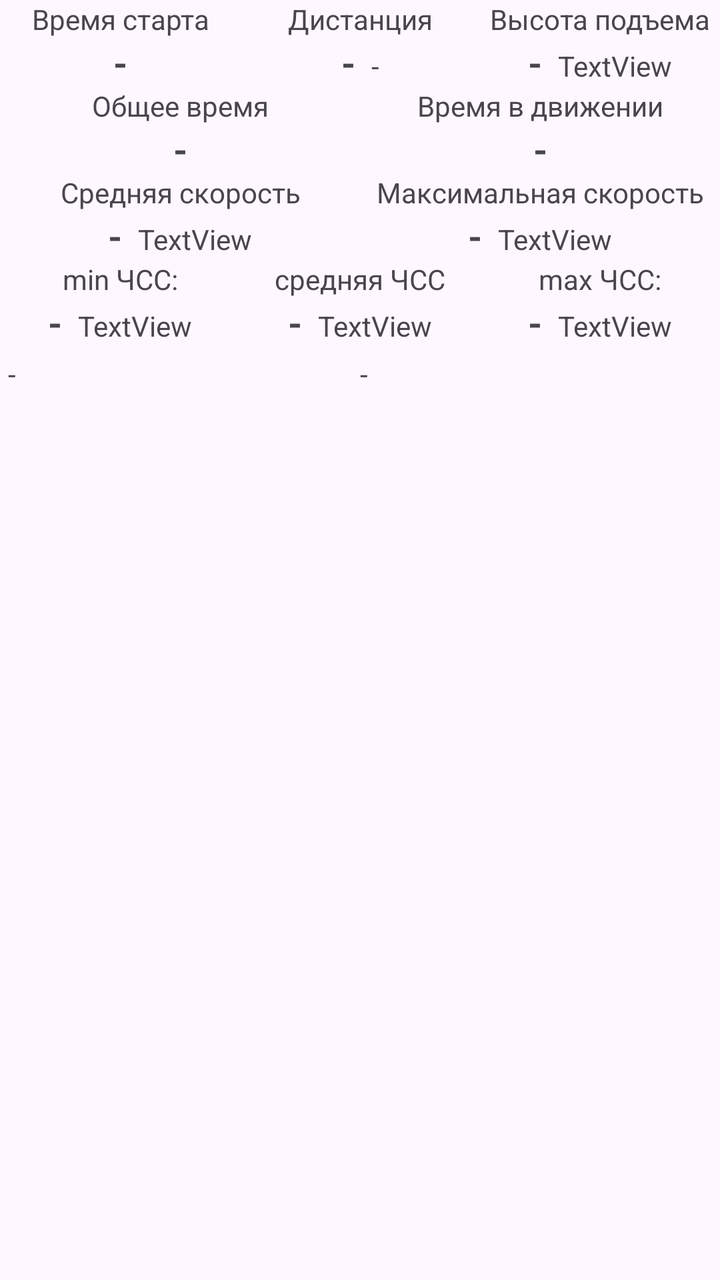
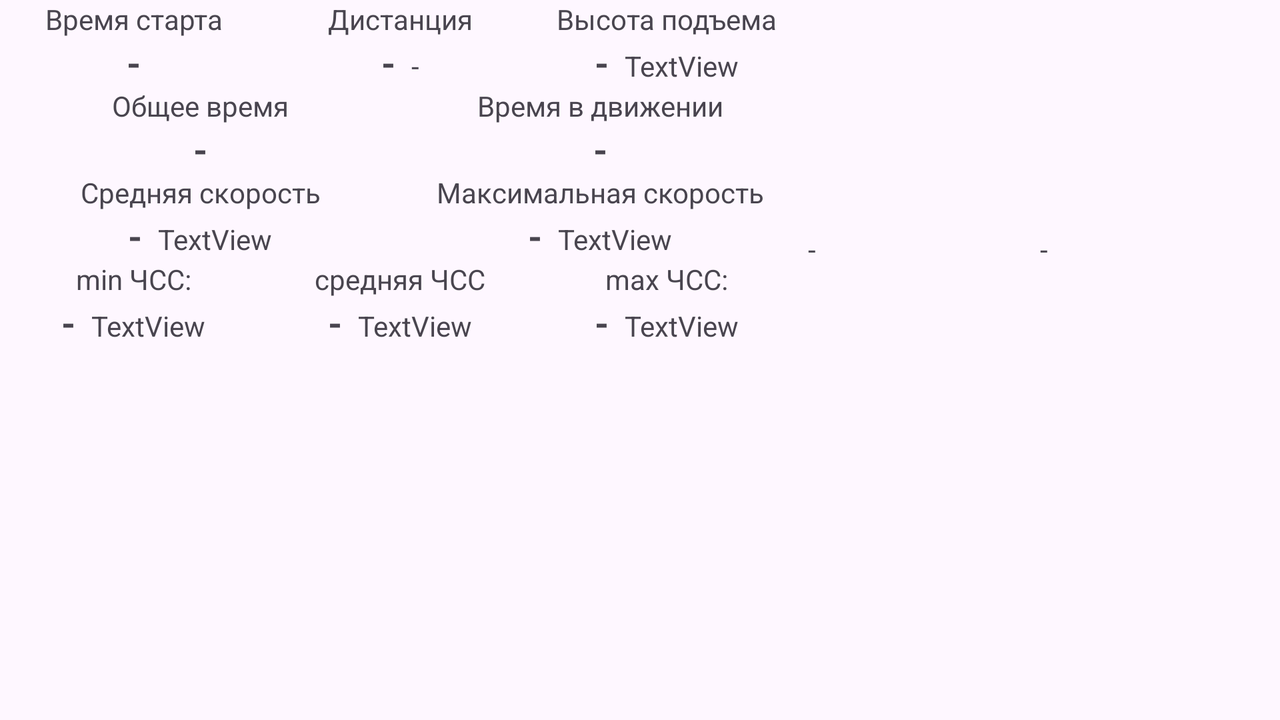

Compare how this app lays out the same screen by default and in its alternative resource folder. The renders come first, then the two layout files and the values they reference.
<!-- AndroidManifest.xml: application theme Theme.FitOpener -->
<!-- res/layout/fragment_total_info.xml -->
<?xml version="1.0" encoding="utf-8"?>
<androidx.constraintlayout.widget.ConstraintLayout xmlns:android="http://schemas.android.com/apk/res/android"
    xmlns:app="http://schemas.android.com/apk/res-auto"
    xmlns:tools="http://schemas.android.com/tools"
    android:layout_width="match_parent"
    android:layout_height="match_parent"
    tools:context=".presentation.ui.Workout.TotalInfo.TotalInfoFragment">

    <include
        android:id="@+id/fragment_session_info"
        layout="@layout/fragment_session_info"
        android:layout_width="0dp"
        android:layout_height="wrap_content"
        app:layout_constraintEnd_toEndOf="parent"
        app:layout_constraintStart_toStartOf="parent"
        app:layout_constraintBottom_toTopOf="@id/description_layout"
        app:layout_constraintTop_toTopOf="parent" />

    <LinearLayout
        android:id="@+id/description_layout"
        android:layout_width="0dp"
        android:layout_height="wrap_content"
        android:layout_margin="4dp"
        android:orientation="horizontal"
        app:layout_constraintEnd_toEndOf="parent"
        app:layout_constraintStart_toStartOf="parent"
        app:layout_constraintTop_toBottomOf="@id/fragment_session_info"
        app:layout_constraintBottom_toTopOf="@id/zoneList">

        <TextView
            android:id="@+id/zoneInfo"
            android:layout_width="0dp"
            android:layout_height="wrap_content"
            android:layout_weight="1"
            android:text="-" />

        <TextView
            android:id="@+id/zoneDescription"
            android:layout_width="0dp"
            android:layout_height="wrap_content"
            android:layout_weight="1"
            android:text="-" />
    </LinearLayout>

    <ListView
        android:id="@+id/zoneList"
        android:layout_width="0dp"
        android:layout_height="0dp"
        android:layout_margin="4dp"
        android:scrollbarThumbHorizontal="@null"
        android:scrollbarThumbVertical="@null"
        android:scrollbarTrackVertical="@null"
        android:scrollbars="none"
        app:layout_constraintTop_toBottomOf="@id/description_layout"
        app:layout_constraintBottom_toBottomOf="parent"
        app:layout_constraintEnd_toEndOf="parent"
        app:layout_constraintStart_toStartOf="parent" />

</androidx.constraintlayout.widget.ConstraintLayout>
<!-- res/layout/fragment_session_info.xml (included above) -->
<?xml version="1.0" encoding="utf-8"?>
<androidx.constraintlayout.widget.ConstraintLayout xmlns:android="http://schemas.android.com/apk/res/android"
    xmlns:app="http://schemas.android.com/apk/res-auto"
    xmlns:tools="http://schemas.android.com/tools"
    android:layout_width="400dp"
    android:layout_height="wrap_content"
    tools:context=".presentation.ui.Workout.TotalInfo.TotalInfoFragment">

    <TextView
        android:id="@+id/textView"
        android:layout_width="0dp"
        android:layout_height="wrap_content"
        android:text="Время старта"
        android:textAlignment="center"
        app:layout_constraintBottom_toTopOf="@id/startDT"
        app:layout_constraintEnd_toStartOf="@id/textView6"
        app:layout_constraintHorizontal_chainStyle="spread_inside"
        app:layout_constraintStart_toStartOf="parent"
        app:layout_constraintTop_toTopOf="parent" />

    <TextView
        android:id="@+id/textView6"
        android:layout_width="0dp"
        android:layout_height="wrap_content"
        android:text="Дистанция"
        android:textAlignment="center"
        app:layout_constraintEnd_toStartOf="@id/textView20"
        app:layout_constraintHorizontal_chainStyle="spread_inside"
        app:layout_constraintStart_toEndOf="@id/textView"
        app:layout_constraintTop_toTopOf="parent" />

    <TextView
        android:id="@+id/textView20"
        android:layout_width="0dp"
        android:layout_height="wrap_content"
        android:text="Высота подъема"
        android:textAlignment="center"
        app:layout_constraintEnd_toEndOf="parent"
        app:layout_constraintStart_toEndOf="@id/textView6"
        app:layout_constraintTop_toTopOf="parent" />

    <TextView
        android:id="@+id/startDT"
        style="@style/symmary_value"
        android:layout_width="0dp"
        android:layout_height="wrap_content"
        android:text="-"
        android:textAlignment="center"
        app:layout_constraintBottom_toTopOf="@id/textView2"
        app:layout_constraintEnd_toEndOf="@id/textView"
        app:layout_constraintStart_toStartOf="@id/textView"
        app:layout_constraintTop_toBottomOf="@id/textView" />

    <LinearLayout
        android:id="@+id/totalDistanceLayout"
        android:layout_width="wrap_content"
        android:layout_height="wrap_content"
        android:orientation="horizontal"
        app:layout_constraintEnd_toEndOf="@id/textView6"
        app:layout_constraintStart_toStartOf="@id/textView6"
        app:layout_constraintTop_toBottomOf="@id/textView6">

        <TextView
            android:id="@+id/totalDistance"
            style="@style/symmary_value"
            android:layout_width="wrap_content"
            android:layout_height="wrap_content"
            android:layout_marginStart="16dp"
            android:layout_marginEnd="4dp"
            android:text="-"
            android:textAlignment="textEnd" />

        <TextView
            android:id="@+id/totalDistanceMeasurement"
            android:layout_width="wrap_content"
            android:layout_height="wrap_content"
            android:layout_marginStart="4dp"
            android:layout_marginEnd="16dp"
            android:layout_weight="1"
            android:text="-"
            android:textAlignment="textStart" />

    </LinearLayout>

    <LinearLayout
        android:id="@+id/totalAscentLayout"
        android:layout_width="wrap_content"
        android:layout_height="wrap_content"
        android:orientation="horizontal"
        app:layout_constraintEnd_toEndOf="@id/textView20"
        app:layout_constraintStart_toStartOf="@id/textView20"
        app:layout_constraintTop_toBottomOf="@id/textView20">

        <TextView
            android:id="@+id/totalAscent"
            style="@style/symmary_value"
            android:layout_width="wrap_content"
            android:layout_height="wrap_content"
            android:layout_marginEnd="4dp"
            android:text="-" />

        <TextView
            android:id="@+id/totalAscentMeasurement"
            android:layout_width="wrap_content"
            android:layout_height="wrap_content"
            android:layout_marginStart="4dp"
            android:layout_weight="1"
            android:text="TextView" />

    </LinearLayout>

    <TextView
        android:id="@+id/textView2"
        android:layout_width="0dp"
        android:layout_height="wrap_content"
        android:text="Общее время"
        android:textAlignment="center"
        app:layout_constraintEnd_toStartOf="@id/textView3"
        app:layout_constraintHorizontal_chainStyle="spread_inside"
        app:layout_constraintStart_toStartOf="parent"
        app:layout_constraintTop_toBottomOf="@id/startDT" />

    <TextView
        android:id="@+id/totalElapsedTime"
        style="@style/symmary_value"
        android:layout_width="wrap_content"
        android:layout_height="wrap_content"
        android:text="-"
        android:textAlignment="center"
        app:layout_constraintEnd_toEndOf="@id/textView2"
        app:layout_constraintStart_toStartOf="@id/textView2"
        app:layout_constraintTop_toBottomOf="@id/textView2" />

    <TextView
        android:id="@+id/textView3"
        android:layout_width="0dp"
        android:layout_height="wrap_content"
        android:text="Время в движении"
        android:textAlignment="center"
        app:layout_constraintEnd_toEndOf="parent"
        app:layout_constraintHorizontal_chainStyle="spread_inside"
        app:layout_constraintStart_toEndOf="@id/textView2"
        app:layout_constraintTop_toBottomOf="@id/startDT" />

    <TextView
        android:id="@+id/totalMovingTime"
        style="@style/symmary_value"
        android:layout_width="wrap_content"
        android:layout_height="wrap_content"
        android:text="-"
        android:textAlignment="center"
        app:layout_constraintEnd_toEndOf="@id/textView3"
        app:layout_constraintStart_toStartOf="@id/textView3"
        app:layout_constraintTop_toBottomOf="@id/textView3" />

    <TextView
        android:id="@+id/textView5"
        android:layout_width="0dp"
        android:layout_height="wrap_content"
        android:text="Средняя скорость"
        android:textAlignment="center"
        app:layout_constraintEnd_toStartOf="@id/textView8"
        app:layout_constraintHorizontal_chainStyle="spread_inside"
        app:layout_constraintStart_toStartOf="parent"
        app:layout_constraintTop_toBottomOf="@id/totalElapsedTime" />

    <LinearLayout
        android:id="@+id/avgSpeedLayout"
        android:layout_width="wrap_content"
        android:layout_height="wrap_content"
        android:gravity="center_horizontal"
        android:orientation="horizontal"
        app:layout_constraintEnd_toEndOf="@id/textView5"
        app:layout_constraintStart_toStartOf="@id/textView5"
        app:layout_constraintTop_toBottomOf="@id/textView5">

        <TextView
            android:id="@+id/avgSpeed"
            style="@style/symmary_value"
            android:layout_width="wrap_content"
            android:layout_height="wrap_content"
            android:layout_marginEnd="4dp"
            android:text="-" />

        <TextView
            android:id="@+id/avgSpeedMeasurement"
            android:layout_width="wrap_content"
            android:layout_height="wrap_content"
            android:layout_marginStart="4dp"
            android:layout_weight="1"
            android:text="TextView" />

    </LinearLayout>

    <TextView
        android:id="@+id/textView8"
        android:layout_width="0dp"
        android:layout_height="wrap_content"
        android:text="Максимальная скорость"
        android:textAlignment="center"
        app:layout_constraintEnd_toEndOf="parent"
        app:layout_constraintHorizontal_chainStyle="spread_inside"
        app:layout_constraintStart_toEndOf="@id/textView5"
        app:layout_constraintTop_toBottomOf="@id/totalMovingTime" />

    <LinearLayout
        android:layout_width="wrap_content"
        android:layout_height="wrap_content"
        android:orientation="horizontal"
        app:layout_constraintEnd_toEndOf="@id/textView8"
        app:layout_constraintStart_toStartOf="@id/textView8"
        app:layout_constraintTop_toBottomOf="@id/textView8">

        <TextView
            android:id="@+id/maxSpeed"
            style="@style/symmary_value"
            android:layout_width="wrap_content"
            android:layout_height="wrap_content"
            android:layout_marginEnd="4dp"
            android:text="-" />

        <TextView
            android:id="@+id/maxSpeedMeasurement"
            android:layout_width="wrap_content"
            android:layout_height="wrap_content"
            android:layout_marginStart="4dp"
            android:layout_weight="1"
            android:text="TextView" />

    </LinearLayout>

    <TextView
        android:id="@+id/textView12"
        android:layout_width="0dp"
        android:layout_height="wrap_content"
        android:text="min ЧСС:"
        android:textAlignment="center"
        app:layout_constraintEnd_toStartOf="@id/textView10"
        app:layout_constraintStart_toStartOf="parent"
        app:layout_constraintTop_toBottomOf="@id/avgSpeedLayout" />

    <TextView
        android:id="@+id/textView10"
        android:layout_width="0dp"
        android:layout_height="wrap_content"
        android:text="средняя ЧСС"
        android:textAlignment="center"
        app:layout_constraintEnd_toStartOf="@id/textView14"
        app:layout_constraintStart_toEndOf="@id/textView12"
        app:layout_constraintTop_toBottomOf="@id/avgSpeedLayout" />

    <TextView
        android:id="@+id/textView14"
        android:layout_width="0dp"
        android:layout_height="wrap_content"
        android:text="max ЧСС:"
        android:textAlignment="center"
        app:layout_constraintEnd_toEndOf="parent"
        app:layout_constraintStart_toEndOf="@id/textView10"
        app:layout_constraintTop_toBottomOf="@id/avgSpeedLayout" />

    <LinearLayout
        android:id="@+id/avgHeartRateLayout"
        android:layout_width="wrap_content"
        android:layout_height="wrap_content"
        android:orientation="horizontal"
        app:layout_constraintEnd_toEndOf="parent"
        app:layout_constraintStart_toStartOf="parent"
        app:layout_constraintTop_toBottomOf="@id/textView10">

        <TextView
            android:id="@+id/avgHeartRate"
            style="@style/symmary_value"
            android:layout_width="wrap_content"
            android:layout_height="wrap_content"
            android:layout_marginEnd="4dp"
            android:text="-" />

        <TextView
            android:id="@+id/avgHeartRateMeasurement"
            android:layout_width="wrap_content"
            android:layout_height="wrap_content"
            android:layout_marginStart="4dp"
            android:layout_weight="1"
            android:text="TextView" />

    </LinearLayout>

    <LinearLayout
        android:id="@+id/minHeartRateLayout"
        android:layout_width="wrap_content"
        android:layout_height="wrap_content"
        android:orientation="horizontal"
        app:layout_constraintEnd_toEndOf="@id/textView12"
        app:layout_constraintStart_toStartOf="@id/textView12"
        app:layout_constraintTop_toBottomOf="@id/textView12">

        <TextView
            android:id="@+id/minHeartRate"
            style="@style/symmary_value"
            android:layout_width="wrap_content"
            android:layout_height="wrap_content"
            android:layout_marginEnd="4dp"
            android:text="-" />

        <TextView
            android:id="@+id/minHeartRateMeasurement"
            android:layout_width="wrap_content"
            android:layout_height="wrap_content"
            android:layout_marginStart="4dp"
            android:layout_weight="1"
            android:text="TextView" />

    </LinearLayout>

    <LinearLayout
        android:layout_width="wrap_content"
        android:layout_height="wrap_content"
        android:orientation="horizontal"
        app:layout_constraintEnd_toEndOf="@id/textView14"
        app:layout_constraintStart_toStartOf="@id/textView14"
        app:layout_constraintTop_toBottomOf="@id/textView14">

        <TextView
            android:id="@+id/maxHeartRate"
            style="@style/symmary_value"
            android:layout_width="wrap_content"
            android:layout_height="wrap_content"
            android:layout_marginEnd="4dp"
            android:text="-" />

        <TextView
            android:id="@+id/maxHeartRateMeasurement"
            android:layout_width="wrap_content"
            android:layout_height="wrap_content"
            android:layout_marginStart="4dp"
            android:layout_weight="1"
            android:text="TextView" />

    </LinearLayout>

</androidx.constraintlayout.widget.ConstraintLayout>
<!-- resources referenced by this layout -->
<resources>
  <style name="symmary_value">
          <item name="android:textStyle">bold</item>
          <item name="android:textSize">18dp</item>
      </style>
  <style name="Theme.FitOpener" parent="Theme.Material3.Light">
          <item name="pagesColor">?android:windowBackground</item>
          <item name="abbreviationsBarColor">?android:windowBackground</item>
          <item name="headerColor">?attr/colorSecondary</item>
          <item name="daysLabelsColor">?android:textColorPrimary</item>
          <item name="np_selectedTextColor">?android:textColorPrimary</item>
          <item name="np_textColor">?android:textColorPrimary</item>
      </style>
</resources>
<!-- res/layout-land/fragment_total_info.xml (the repository's variant of the layout above) -->
<!-- drawn on the phone turned sideways -->
<?xml version="1.0" encoding="utf-8"?>
<androidx.constraintlayout.widget.ConstraintLayout xmlns:android="http://schemas.android.com/apk/res/android"
    xmlns:app="http://schemas.android.com/apk/res-auto"
    xmlns:tools="http://schemas.android.com/tools"
    android:layout_width="match_parent"
    android:layout_height="match_parent"
    tools:context=".presentation.ui.Workout.TotalInfo.TotalInfoFragment">

    <include
        android:id="@+id/include"
        layout="@layout/fragment_session_info"
        android:layout_width="400dp"
        android:layout_height="0dp"
        app:layout_constraintBottom_toBottomOf="parent"
        app:layout_constraintEnd_toStartOf="@id/zoneList"
        app:layout_constraintStart_toStartOf="parent"
        app:layout_constraintTop_toTopOf="parent" />

    <LinearLayout
        android:id="@+id/description_layout"
        android:layout_width="0dp"
        android:layout_height="wrap_content"
        android:layout_margin="4dp"
        android:orientation="horizontal"
        app:layout_constraintEnd_toEndOf="parent"
        app:layout_constraintStart_toEndOf="@id/include"
        app:layout_constraintTop_toTopOf="parent"
        app:layout_constraintBottom_toTopOf="@id/zoneList">

    <TextView
        android:id="@+id/zoneInfo"
        android:layout_width="0dp"
        android:layout_height="wrap_content"
        android:layout_weight="1"
        android:text="-" />

    <TextView
        android:id="@+id/zoneDescription"
        android:layout_width="0dp"
        android:layout_height="wrap_content"
        android:layout_weight="1"
        android:text="-"/>
    </LinearLayout>

    <ListView
        android:id="@+id/zoneList"
        android:layout_width="0dp"
        android:layout_height="wrap_content"
        android:scrollbarThumbHorizontal="@null"
        android:scrollbarThumbVertical="@null"
        android:scrollbarTrackVertical="@null"
        android:scrollbars="none"
        app:layout_constraintBottom_toBottomOf="parent"
        app:layout_constraintEnd_toEndOf="parent"
        app:layout_constraintStart_toEndOf="@id/include"
        app:layout_constraintTop_toBottomOf="@id/description_layout" />


</androidx.constraintlayout.widget.ConstraintLayout>
